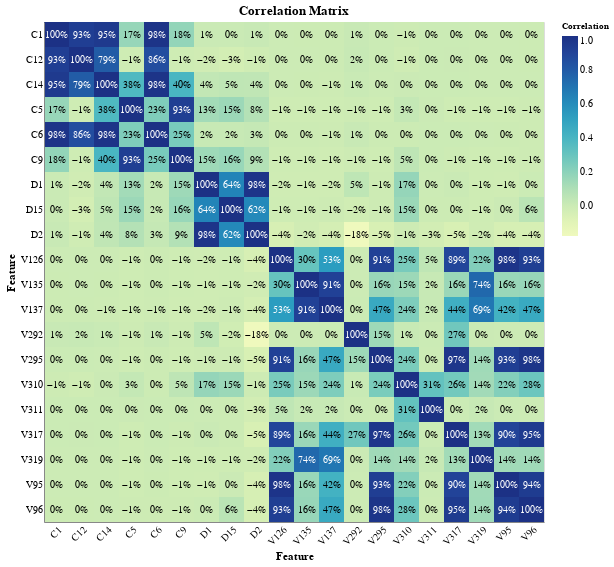

Notebook cell for this chart:
### Code cell
corr_matrix = df_train[selected_features].corr()
source = corr_matrix.stack().reset_index()
source.columns = ["feature_x", "feature_y", "correlation"]

base = alt.Chart(source).encode(
    x=alt.X("feature_x:N", axis=alt.Axis(ticks=False, title="Feature")),
    y=alt.Y("feature_y:N", axis=alt.Axis(ticks=False, title="Feature")),
)
text = base.mark_text(size=10).encode(
    text=alt.Text("correlation", format=".0%"),
    color=alt.condition(
        alt.datum.correlation > 0.5, alt.value("white"), alt.value("black")
    ),
)
heatmap = base.mark_rect().encode(
    color=alt.Color(
        "correlation:Q", legend=alt.Legend(title="Correlation", titleFontSize=9)
    )
)
(heatmap + text).properties(
    title="Correlation Matrix", width=500, height=500
).configure_axisX(labelAngle=-45)

### Figure 1 — Vega-Lite specification as saved in the notebook (floating-point values rounded to 4 significant figures; data arrays with more than 128 entries replaced by an {"elided": "..."} marker saying what was removed)
{"config": {"view": {"continuousWidth": 400, "continuousHeight": 300}, "axisX": {"labelAngle": -45}}, "layer": [{"mark": "rect", "encoding": {"color": {"field": "correlation", "legend": {"title": "Correlation", "titleFontSize": 9}, "type": "quantitative"}, "x": {"axis": {"ticks": false, "title": "Feature"}, "field": "feature_x", "type": "nominal"}, "y": {"axis": {"ticks": false, "title": "Feature"}, "field": "feature_y", "type": "nominal"}}}, {"mark": {"type": "text", "size": 10}, "encoding": {"color": {"condition": {"value": "white", "test": "(datum.correlation > 0.5)"}, "value": "black"}, "text": {"field": "correlation", "format": ".0%", "type": "quantitative"}, "x": {"axis": {"ticks": false, "title": "Feature"}, "field": "feature_x", "type": "nominal"}, "y": {"axis": {"ticks": false, "title": "Feature"}, "field": "feature_y", "type": "nominal"}}}], "data": {"name": "data-9f7c0115021c3410419dd0b06d2a4d2c"}, "height": 500, "title": "Correlation Matrix", "width": 500, "$schema": "https://vega.github.io/schema/vega-lite/v4.17.0.json", "datasets": {"data-9f7c0115021c3410419dd0b06d2a4d2c": {"elided": "400 records"}}}
